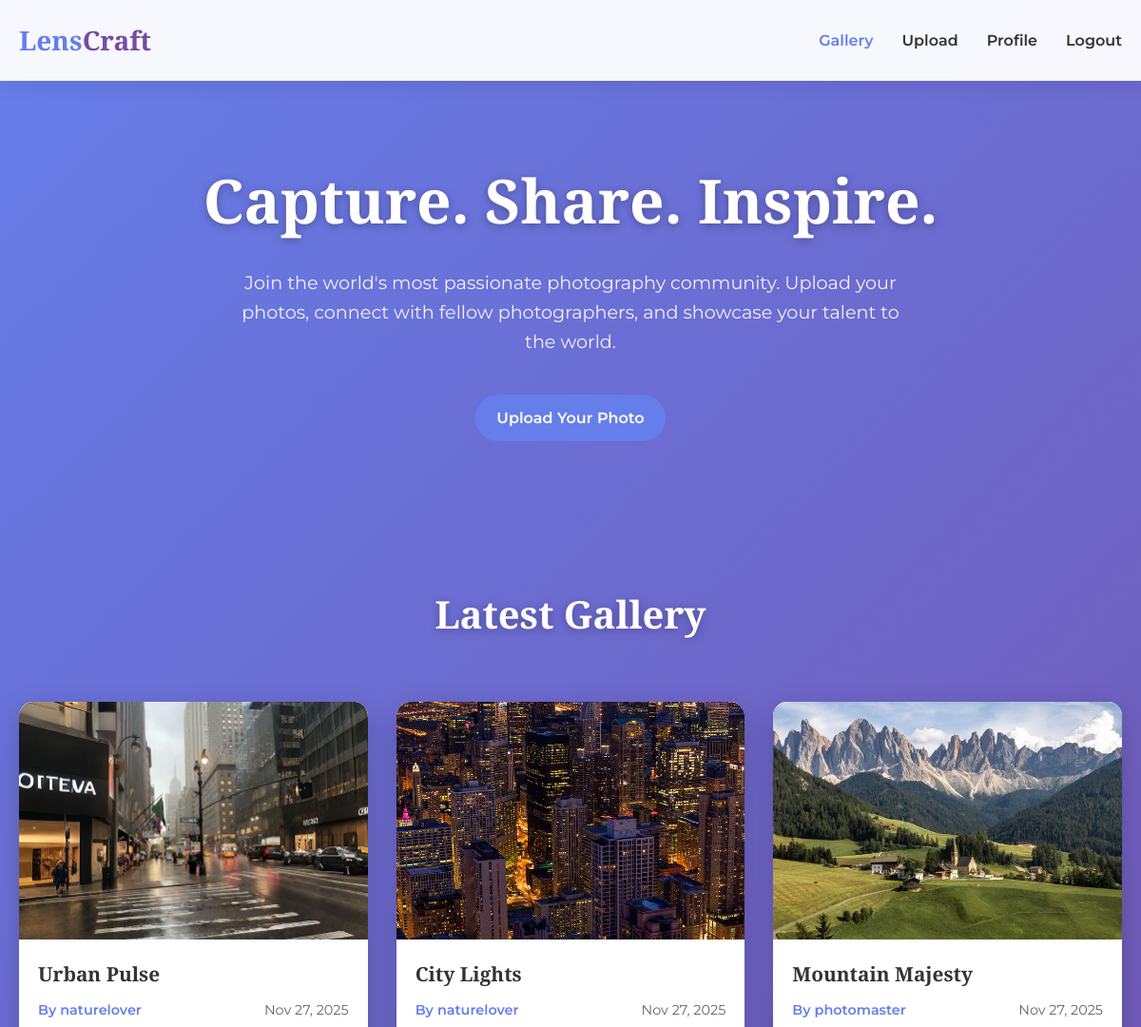
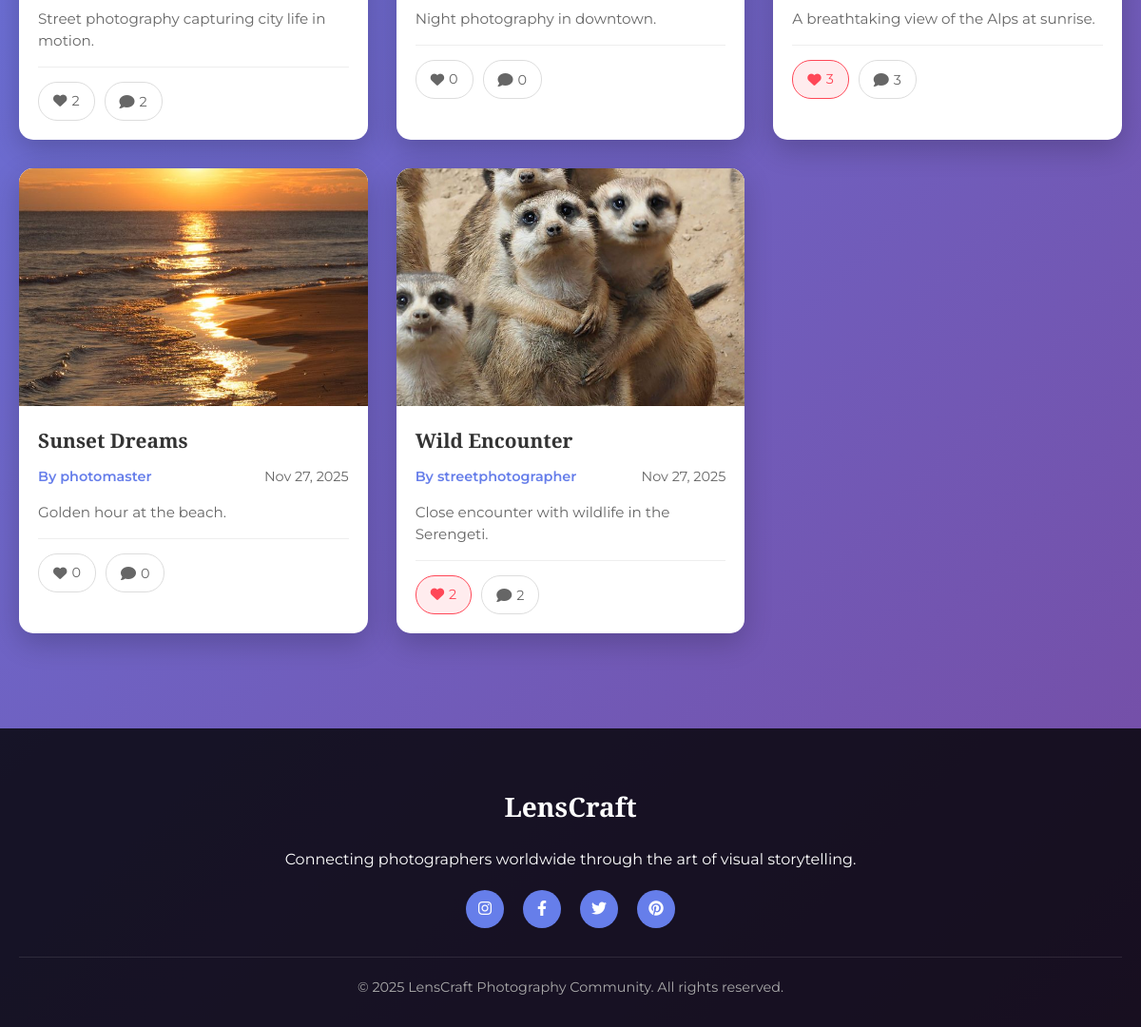
Screenshot of /home.php (signed in) with the database file from the repository (2 pictures, top to bottom).
### tables this page shows
CREATE TABLE `photos` (
  `id` int(11) NOT NULL,
  `user_id` int(11) NOT NULL,
  `title` varchar(100) NOT NULL,
  `description` text DEFAULT NULL,
  `image_path` varchar(255) NOT NULL,
  `uploaded_at` datetime DEFAULT current_timestamp()
);

CREATE TABLE `users` (
  `id` int(11) NOT NULL,
  `username` varchar(50) NOT NULL,
  `email` varchar(100) NOT NULL,
  `password` varchar(255) NOT NULL,
  `is_admin` tinyint(1) DEFAULT 0,
  `created_at` datetime DEFAULT current_timestamp()
);

### home.php (the view, shortened to what this page needs)
<?php
require_once 'db_connect.php';
$page_css = 'home.css';
$additional_css = 'view_photo.css';
function getPhotos($pdo, $limit = 12) {
    $stmt = $pdo->prepare("
        SELECT
            p.id,
            p.title,
            p.description,
            p.image_path,
            p.uploaded_at,
            u.username,
            u.id as user_id,
            COALESCE(l.like_count, 0) as like_count,
            COALESCE(c.comment_count, 0) as comment_count
        FROM photos p
        JOIN users u ON p.user_id = u.id
        LEFT JOIN (
            SELECT photo_id, COUNT(*) as like_count
            FROM likes
            GROUP BY photo_id
        ) l ON p.id = l.photo_id
        LEFT JOIN (
            SELECT photo_id, COUNT(*) as comment_count
            FROM comments
            GROUP BY photo_id
        ) c ON p.id = c.photo_id
        ORDER BY p.uploaded_at DESC
        LIMIT :limit
    ");
    $stmt->bindParam(':limit', $limit, PDO::PARAM_INT);
    $stmt->execute();
    return $stmt->fetchAll(PDO::FETCH_ASSOC);
}
function userLikedPhoto($pdo, $photo_id, $user_id) {
    $stmt = $pdo->prepare("SELECT id FROM likes WHERE photo_id = :photo_id AND user_id = :user_id");
    $stmt->bindParam(':photo_id', $photo_id);
    $stmt->bindParam(':user_id', $user_id);
    $stmt->execute();
    return $stmt->rowCount() > 0;
}
$user_id = isset($_SESSION['user_id']) ? $_SESSION['user_id'] : null;
try {
    $pdo = getDBConnection();
    $photos = getPhotos($pdo);
} catch(PDOException $e) {
    $photos = [];
    error_log("Database error: " . $e->getMessage());
}
include 'header_logged_in.php';
?>
    <section class="hero">
        <div class="container">
            <h1>Capture. Share. Inspire.</h1>
            <p>Join the world's most passionate photography community. Upload your photos, connect with fellow photographers, and showcase your talent to the world.</p>
            <?php if ($user_id): ?>
                <a href="upload.php" class="btn btn-primary">Upload Your Photo</a>
            <?php else: ?>
                <a href="register.php" class="btn btn-primary">Join Now</a>
            <?php endif; ?>
        </div>
    </section>
    <section id="gallery" class="gallery-section">
        <div class="container">
            <h2 class="section-title">Latest Gallery</h2>
            <?php if (empty($photos)): ?>
                <div style="text-align: center; color: white; margin: 40px 0;">
                    <p>No photos uploaded yet. Be the first to share your photography!</p>
                </div>
            <?php else: ?>
                <div class="gallery">
                    <?php foreach ($photos as $photo): ?>
                        <div class="photo-card" id="photo-<?php echo $photo['id']; ?>">
                            <div class="photo-image-container">
                                <img src="uploads/<?php echo htmlspecialchars($photo['image_path']); ?>"
                                     alt="<?php echo htmlspecialchars($photo['title']); ?>"
                                     class="photo-image"
                                     onclick="openPhotoModal(<?php echo $photo['id']; ?>); return false;">
                            </div>
                            <div class="photo-info">
                                <h3 class="photo-title"><?php echo htmlspecialchars($photo['title']); ?></h3>
                                <div class="photo-meta">
                                    <span class="photo-user">By <?php echo htmlspecialchars($photo['username']); ?></span>
                                    <span><?php echo date('M j, Y', strtotime($photo['uploaded_at'])); ?></span>
                                </div>
                                <?php if (!empty($photo['description'])): ?>
                                    <p class="photo-description"><?php echo htmlspecialchars(substr($photo['description'], 0, 150)); ?><?php echo strlen($photo['description']) > 150 ? '...' : ''; ?></p>
                                <?php endif; ?>
                                <div class="photo-actions">
                                    <?php if ($user_id): ?>
                                        <a href="#"
                                           class="like-btn <?php echo userLikedPhoto($pdo, $photo['id'], $user_id) ? 'liked' : ''; ?>"
                                           onclick="return likePhoto(<?php echo $photo['id']; ?>)">
                                            <i class="fas fa-heart"></i>
                                            <span><?php echo $photo['like_count']; ?></span>
                                        </a>
                                        <button type="button" class="comment-btn" onclick="openPhotoModal(<?php echo $photo['id']; ?>); return false;">
                                            <i class="fas fa-comment"></i>
                                            <span><?php echo $photo['comment_count']; ?></span>
                                        </button>
                                    <?php endif; ?>
                                </div>
                            </div>
                        </div>
                    <?php endforeach; ?>
                </div>
            <?php endif; ?>
        </div>
    </section>
<?php
include 'footer_logged_in.php';
?>

### header_logged_in.php (shortened to what this page needs)
<!DOCTYPE html>
<html lang="en">
<head>
    <link rel="stylesheet" href="https://cdnjs.cloudflare.com/ajax/libs/font-awesome/6.4.0/css/all.min.css">
    <?php if (isset($page_css)): ?>
        <link rel="stylesheet" href="assets/css/<?php echo $page_css; ?>">
    <?php endif; ?>
    <?php if (isset($additional_css)): ?>
        <link rel="stylesheet" href="assets/css/<?php echo $additional_css; ?>">
    <?php endif; ?>
</head>
<body>
    <header>
        <div class="container">
            <nav class="navbar">
                <a href="home.php" class="logo">Lens<span>Craft</span></a>
                <div class="nav-links">
                    <a href="home.php" <?php echo (basename($_SERVER['PHP_SELF']) == 'home.php') ? 'class="active"' : ''; ?>>Gallery</a>
                    <a href="upload.php" <?php echo (basename($_SERVER['PHP_SELF']) == 'upload.php') ? 'class="active"' : ''; ?>>Upload</a>
                    <a href="profile.php" <?php echo (basename($_SERVER['PHP_SELF']) == 'profile.php') ? 'class="active"' : ''; ?>>Profile</a>
                    <a href="auth/logout.php">Logout</a>
                </div>
            </nav>
        </div>
    </header>

### footer_logged_in.php (shortened to what this page needs)
    <footer>
        <div class="container">
            <div class="footer-content">
                <h3 class="logo" style="color: white; margin-bottom: 20px;">LensCraft</h3>
                <p>Connecting photographers worldwide through the art of visual storytelling.</p>
                <div class="social-links">
                    <a href="#" class="social-link"><i class="fab fa-instagram"></i></a>
                    <a href="#" class="social-link"><i class="fab fa-facebook-f"></i></a>
                    <a href="#" class="social-link"><i class="fab fa-twitter"></i></a>
                    <a href="#" class="social-link"><i class="fab fa-pinterest"></i></a>
                </div>
            </div>
            <div class="footer-bottom">
                <p>&copy; 2025 LensCraft Photography Community. All rights reserved.</p>
            </div>
        </div>
    </footer>
</body>
</html>

### assets/css/home.css (style rules this page uses)
* { margin: 0; padding: 0; box-sizing: border-box; }
body { font-family: 'Montserrat', sans-serif; background: linear-gradient(135deg, #667eea 0%, #764ba2 100%); color: #333; line-height: 1.6; }
.container { max-width: 1200px; margin: 0 auto; padding: 0 20px; }
header { background: rgba(255, 255, 255, 0.95); backdrop-filter: blur(10px); position: fixed; width: 100%; top: 0; z-index: 1000; box-shadow: 0 2px 20px rgba(0, 0, 0, 0.1); }
.navbar { display: flex; justify-content: space-between; align-items: center; padding: 20px 0; }
.logo { font-family: 'Playfair Display', serif; font-size: 28px; font-weight: 700; color: #667eea; text-decoration: none; }
.logo span { color: #764ba2; }
.nav-links { display: flex; gap: 30px; }
.nav-links a { text-decoration: none; color: #333; font-weight: 600; font-size: 16px; transition: color 0.3s ease; }
.nav-links a:hover, .nav-links a.active { color: #667eea; }
.btn { padding: 10px 20px; border-radius: 25px; font-weight: 600; cursor: pointer; transition: all 0.3s ease; text-decoration: none; display: inline-block; }
.btn-primary { background: #667eea; color: white; border: 2px solid #667eea; }
.hero { padding: 160px 0 100px; text-align: center; color: white; }
.hero h1 { font-family: 'Playfair Display', serif; font-size: 4rem; font-weight: 700; margin-bottom: 20px; text-shadow: 0 2px 10px rgba(0, 0, 0, 0.3); }
.hero p { font-size: 1.2rem; max-width: 700px; margin: 0 auto 40px; opacity: 0.9; }
.gallery-section { padding: 50px 0 100px; }
.section-title { text-align: center; font-family: 'Playfair Display', serif; font-size: 2.5rem; color: white; margin-bottom: 60px; text-shadow: 0 2px 10px rgba(0, 0, 0, 0.3); }
.gallery { display: grid; grid-template-columns: repeat(auto-fit, minmax(300px, 1fr)); gap: 30px; }
.photo-card { background: white; border-radius: 15px; overflow: hidden; box-shadow: 0 10px 30px rgba(0, 0, 0, 0.2); transition: all 0.5s ease; scroll-margin-top: 100px; }
.photo-image-container { height: 250px; overflow: hidden; background: #f0f0f0; }
.photo-image { width: 100%; height: 100%; object-fit: cover; transition: transform 0.3s ease; }
.photo-info { padding: 20px; }
.photo-title { font-family: 'Playfair Display', serif; font-size: 1.3rem; margin-bottom: 10px; color: #333; }
.photo-meta { display: flex; justify-content: space-between; color: #666; font-size: 0.9rem; margin-bottom: 15px; }
.photo-user { font-weight: 600; color: #667eea; }
.photo-description { color: #666; margin-bottom: 15px; font-size: 0.95rem; line-height: 1.5; }
.photo-actions { display: flex; gap: 15px; border-top: 1px solid #eee; padding-top: 15px; }
.like-btn, .comment-btn { display: inline-flex; align-items: center; gap: 5px; padding: 8px 15px; background: transparent; border: 1px solid #ddd; border-radius: 20px; color: #666; text-decoration: none; font-size: 0.9rem; font-family: 'Montserrat', sans-serif; cursor: pointer; transition: all 0.3s ease; position: relative; overflow: hidden; }
.like-btn.liked { color: #ff4757; border-color: #ff4757; background: rgba(255, 71, 87, 0.1); }
.like-btn.liked i { color: #ff4757; }
.comment-btn i { font-size: 1rem; }
footer { background: rgba(0, 0, 0, 0.8); color: white; padding: 60px 0 30px; text-align: center; }
.footer-content { margin-bottom: 30px; }
.social-links { display: flex; justify-content: center; gap: 20px; margin: 20px 0; }
.social-link { display: inline-block; width: 40px; height: 40px; background: #667eea; border-radius: 50%; color: white; line-height: 40px; text-align: center; transition: all 0.3s ease; text-decoration: none; }
.footer-bottom { border-top: 1px solid rgba(255, 255, 255, 0.1); padding-top: 20px; font-size: 0.9rem; color: #aaa; }

### assets/css/view_photo.css (style rules this page uses)
.photo-actions { display: flex; gap: 10px; }

### home.php (style rules this page uses)
.like-btn.liked i { color: #ff4757; animation: heartBeat 0.3s ease; }

### rows the page displays
photos: image_path (picture), title "Urban Pulse", user.username "naturelover", uploaded_at "Nov 27, 2025", description "Street photography capturing city life in motion.", like_count "2", comment_count "2"
photos: image_path (picture), title "City Lights", user.username "naturelover", uploaded_at "Nov 27, 2025", description "Night photography in downtown.", like_count "0", comment_count "0"
photos: image_path (picture), title "Mountain Majesty", user.username "photomaster", uploaded_at "Nov 27, 2025", description "A breathtaking view of the Alps at sunrise.", like_count "3", comment_count "3"
photos: image_path (picture), title "Sunset Dreams", user.username "photomaster", uploaded_at "Nov 27, 2025", description "Golden hour at the beach.", like_count "0", comment_count "0"
photos: image_path (picture), title "Wild Encounter", user.username "streetphotographer", uploaded_at "Nov 27, 2025", description "Close encounter with wildlife in the Serengeti.", like_count "2", comment_count "2"
